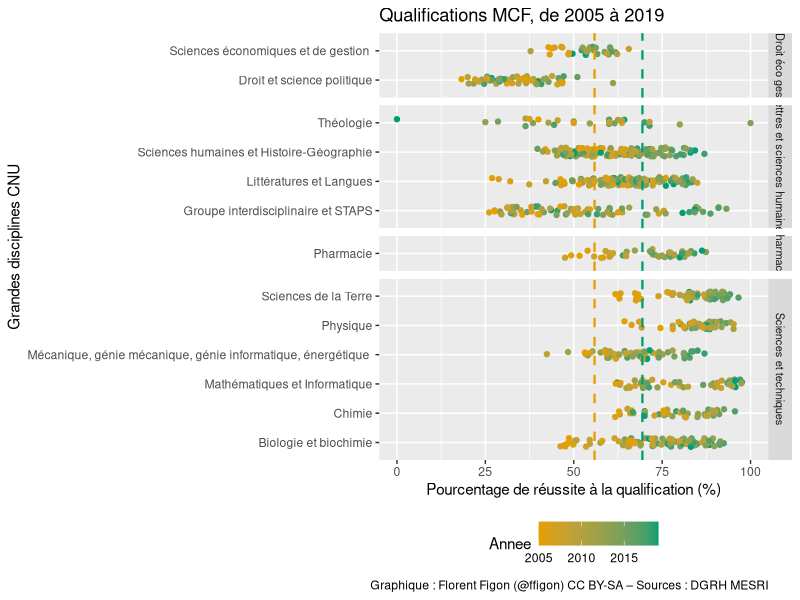
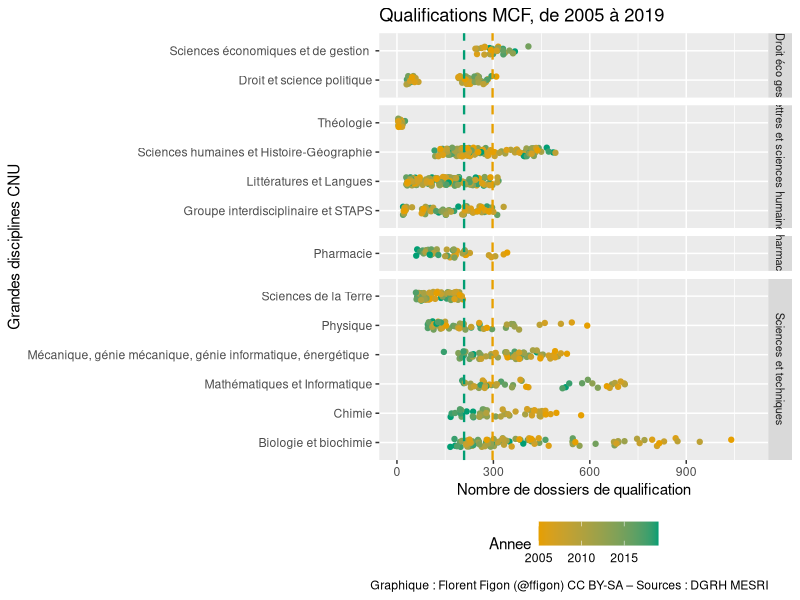
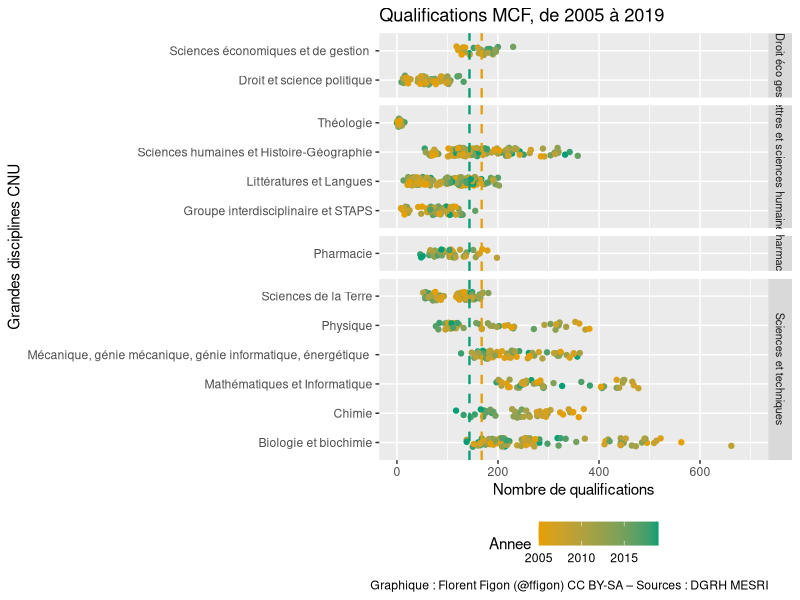
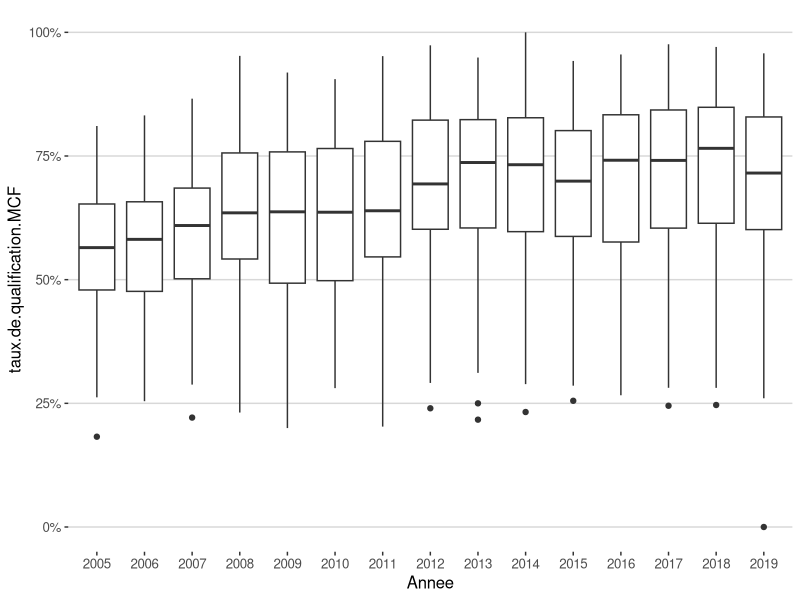
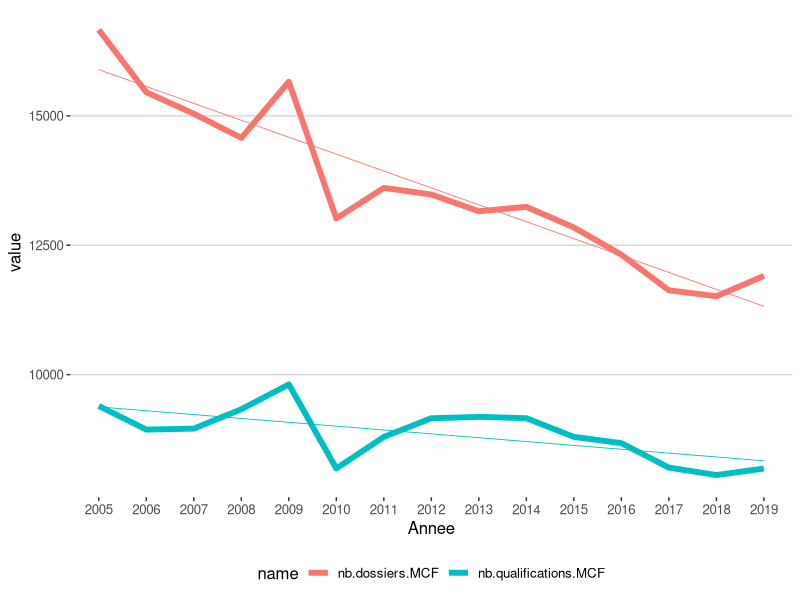
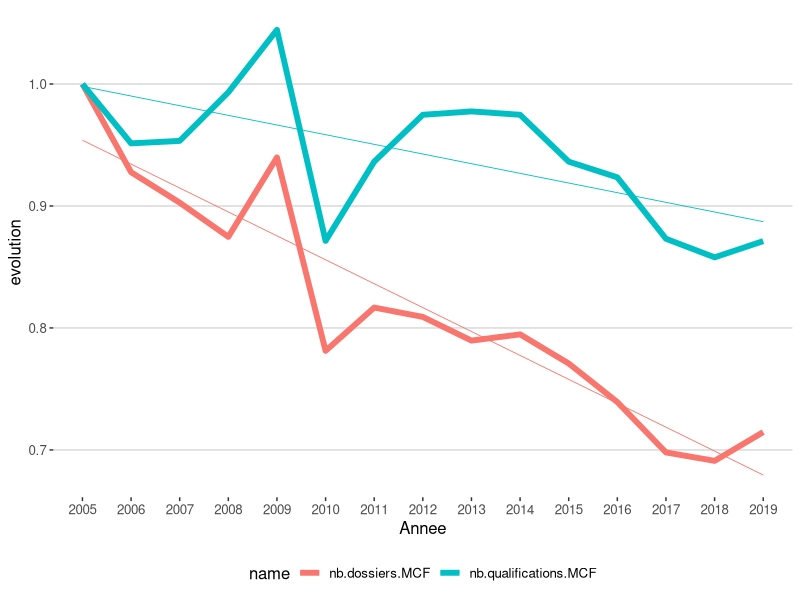
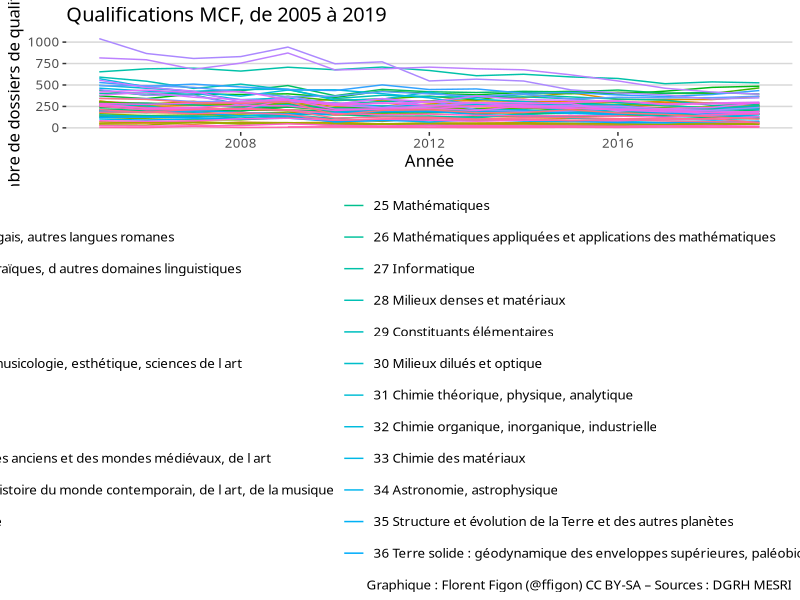
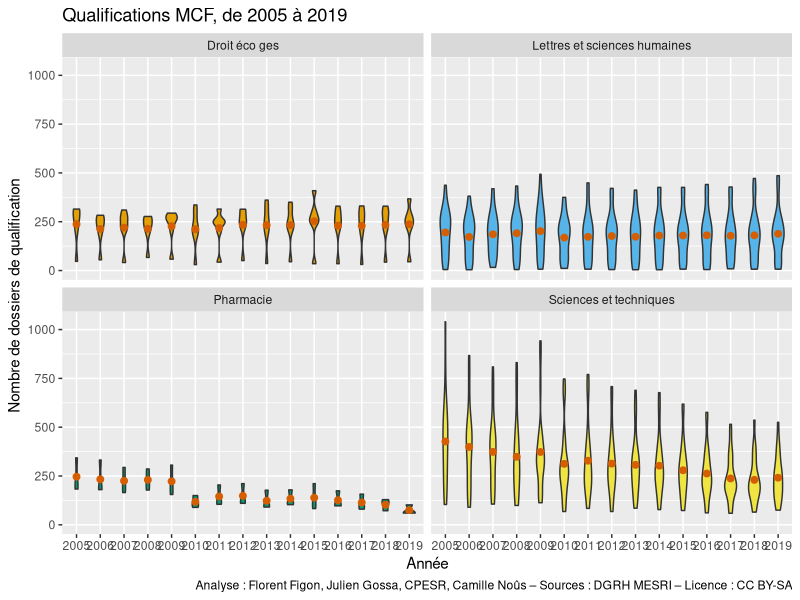

These figures' R source, in order:
## ---- chunk 1
knitr::opts_chunk$set(echo = FALSE)

library(tidyverse)
library(ggthemes)
library(ggbeeswarm)
library("gridExtra")
data_CNU = read.table("DB_CNU_QualificationRecrutements_20201123.csv", h=T, sep=";")
## ---- chunk 2
colnames(data_CNU)
## ---- chunk 3
tapply(data_CNU$QualificationQualifies.MCF/data_CNU$QualificationDossiers.MCF, data_CNU$Annee, mean, na.rm=T)
## ---- chunk 4
ggplot(data_CNU, aes(x = (QualificationQualifies.MCF/QualificationDossiers.MCF)*100, y = GroupeCNU, color=Annee)) +
  geom_jitter(width = 0, height = 0.15) +
  geom_vline(xintercept=55.88368, linetype="dashed", color = "#E69F00", size=0.8) + 
  geom_vline(xintercept=69.41814, linetype="dashed", color = "#009E73", size=0.8) +
  xlim(0,100) +
  theme(legend.position="bottom") +
  facet_grid(GrandeDisciplineCNU~., scales="free", space="free") +
  theme(strip.text.y = element_text(size = 8)) +
  scale_color_gradient(low="#E69F00", high="#009E73") +
  labs(title="Qualifications MCF, de 2005 à 2019", y ="Grandes disciplines CNU", x = "Pourcentage de réussite à la qualification (%)") +
  labs(caption = "Graphique : Florent Figon (@ffigon) CC BY-SA – Sources : DGRH MESRI")
## ---- chunk 5
tapply(data_CNU$QualificationDossiers.MCF, data_CNU$Annee, mean, na.rm=T)
## ---- chunk 6
ggplot(data_CNU, aes(x = QualificationDossiers.MCF, y = GroupeCNU, color=Annee)) +
  geom_jitter(width = 0, height = 0.15) +
  geom_vline(xintercept=297.5357, linetype="dashed", color = "#E69F00", size=0.8) + 
  geom_vline(xintercept=208.8947, linetype="dashed", color = "#009E73", size=0.8) +
  xlim(0,1100) +
  theme(legend.position="bottom") +
  facet_grid(GrandeDisciplineCNU~., scales="free", space="free") +
  theme(strip.text.y = element_text(size = 8)) +
  scale_color_gradient(low="#E69F00", high="#009E73") +
  labs(title="Qualifications MCF, de 2005 à 2019", y ="Grandes disciplines CNU", x = "Nombre de dossiers de qualification") +
  labs(caption = "Graphique : Florent Figon (@ffigon) CC BY-SA – Sources : DGRH MESRI")
## ---- chunk 7
tapply(data_CNU$QualificationQualifies.MCF, data_CNU$Annee, mean, na.rm=T)
## ---- chunk 8
ggplot(data_CNU, aes(x = QualificationQualifies.MCF, y = GroupeCNU, color=Annee)) +
  geom_jitter(width = 0, height = 0.15) +
  geom_vline(xintercept=167.7500, linetype="dashed", color = "#E69F00", size=0.8) + 
  geom_vline(xintercept=143.5789, linetype="dashed", color = "#009E73", size=0.8) +
  xlim(0,700) +
  theme(legend.position="bottom") +
  facet_grid(GrandeDisciplineCNU~., scales="free", space="free") +
  theme(strip.text.y = element_text(size = 8)) +
  scale_color_gradient(low="#E69F00", high="#009E73") +
  labs(title="Qualifications MCF, de 2005 à 2019", y ="Grandes disciplines CNU", x = "Nombre de qualifications") +
  labs(caption = "Graphique : Florent Figon (@ffigon) CC BY-SA – Sources : DGRH MESRI")
## ---- chunk 9
cnu <- data_CNU %>%
  mutate(
    Annee = as.factor(Annee),
    taux.de.qualification.MCF = QualificationQualifies.MCF / QualificationDossiers.MCF)
## ---- chunk 10
cnu %>%
  ggplot(aes(x=Annee, y=taux.de.qualification.MCF)) +
    geom_boxplot() +
    scale_y_continuous(labels=scales::percent) +
  theme_hc()
## ---- chunk 11
cnu.sum <- cnu %>%
  group_by(Annee) %>%
  summarise(
    nb.dossiers.MCF = sum(QualificationDossiers.MCF, na.rm = TRUE),
    nb.qualifications.MCF = sum(QualificationQualifies.MCF, na.rm = TRUE)
  ) %>%
  pivot_longer(-Annee) %>%
  group_by(name) %>%
  mutate(evolution = value / first(value)) %>%
  ungroup()

ggplot(cnu.sum, aes(x=Annee, y=value, color=name, group=name)) +
  geom_line(size=2) +
  geom_smooth(method="lm", se=FALSE, size=0.3) +
  theme_hc()
## ---- chunk 12
  ggplot(cnu.sum, aes(x=Annee, y=evolution, color=name, group=name)) +
    geom_line(size=2) +
    geom_smooth(method="lm", se=FALSE, size=0.3) +
    theme_hc()
## ---- chunk 13
annee1 = head(cnu.sum$Annee, 1)
annee2 = tail(cnu.sum$Annee, 1)
dossiers1 = subset(cnu.sum,name=="nb.dossiers.MCF",value) %>% head(1)
dossiers2 = subset(cnu.sum,name=="nb.dossiers.MCF",value) %>% tail(1)
ddossiers = scales::percent((subset(cnu.sum,name=="nb.dossiers.MCF",evolution) %>% tail(1)-1)[[1]])
qualifs1 = subset(cnu.sum,name=="nb.qualifications.MCF",value) %>% head(1)
qualifs2 = subset(cnu.sum,name=="nb.qualifications.MCF",value) %>% tail(1)
dqualifs = scales::percent((subset(cnu.sum,name=="nb.qualifications.MCF",evolution) %>% tail(1)-1)[[1]])
## ---- chunk 14
ggplot(data_CNU, aes(x=Annee, y=QualificationDossiers.MCF, group=SectionCNU, color=SectionCNU)) +
  geom_line() +
  theme(legend.position="none") +
  labs(title="Qualifications MCF, de 2005 à 2019", x ="Année", y = "Nombre de dossiers de qualification") +
  labs(caption = "Graphique : Florent Figon (@ffigon) CC BY-SA – Sources : DGRH MESRI") +
  theme_hc(base_family = "Raleway")
## ---- chunk 15
ggplot(data_CNU, aes(x=as.factor(Annee), y=QualificationDossiers.MCF, group=Annee, fill=GrandeDisciplineCNU)) +
    scale_fill_manual(values=c("#E69F00", "#56B4E9", "#009E73", "#F0E442")) +
    geom_violin(width=0.5) +
    stat_summary(fun = mean, geom="point", color="#D55E00", size=2) +
    theme(legend.position="none") +
    facet_wrap(.~GrandeDisciplineCNU) +
    labs(title="Qualifications MCF, de 2005 à 2019", x ="Année", y = "Nombre de dossiers de qualification") +
    labs(caption = "Analyse : Florent Figon, Julien Gossa, CPESR, Camille Noûs – Sources : DGRH MESRI – Licence : CC BY-SA")
## ---- chunk 16
cnu.parSection <- cnu %>% group_by(SectionCNU) %>% arrange(Annee, SectionCNU.ID) %>% mutate(debut = first(QualificationDossiers.MCF)) %>% mutate(evolution = QualificationDossiers.MCF/debut) %>% ungroup()

ggplot(cnu.parSection, aes(x=Annee, y=evolution, group=SectionCNU, color=SectionCNU)) +
  geom_line() +
  theme(legend.position="none") +
  facet_wrap(.~GrandeDisciplineCNU, scale="free") +
  labs(title="Qualifications MCF, de 2005 à 2019", x ="Année", y = "Nombre relatif (vs 2005 par section) de dossiers de qualification") +
  labs(caption = "Graphique : Florent Figon (@ffigon) CC BY-SA – Sources : DGRH MESRI")
## ---- chunk 17
ggplot(cnu.parSection, aes(x=Annee, y=evolution, group=SectionCNU, color=SectionCNU)) +
  geom_smooth(method="lm", se=F, size=0.3) +
  theme(legend.position="none") +
  facet_wrap(.~GrandeDisciplineCNU, scale="free") +
  labs(title="Qualifications MCF, de 2005 à 2019", x ="Année", y = "Régression linéaire du nombre relatif (vs 2005 par section) de dossiers de qualification") +
  labs(caption = "Graphique : Florent Figon (@ffigon) CC BY-SA – Sources : DGRH MESRI")
## ---- chunk 18
ggplot(cnu.parSection, aes(x=Annee, y=evolution, group=Annee)) +
    geom_boxplot() +
    theme(legend.position="none") +
    facet_wrap(.~GrandeDisciplineCNU) +
    labs(title="Qualifications MCF, de 2005 à 2019", x ="Année", y = "Nombre relatif (vs 2005 par section) de dossiers de qualification") +
    labs(caption = "Graphique : Florent Figon (@ffigon) CC BY-SA – Sources : DGRH MESRI") +
    theme_hc()
## ---- chunk 19
ggplot(cnu.parSection, aes(x=Annee, y=evolution, group=Annee)) +
    geom_hline(yintercept = 1.0) +
    geom_boxplot() +
    theme(legend.position="none") +
    facet_wrap(.~GrandeDisciplineCNU) +
    coord_cartesian(ylim=c(0,2)) +
    labs(title="Qualifications MCF, de 2005 à 2019", x ="Année", y = "Nombre relatif (vs 2005 par section) de dossiers de qualification") +
    labs(caption = "Graphique : Florent Figon (@ffigon) CC BY-SA – Sources : DGRH MESRI") +
  theme_hc()
## ---- chunk 20
ggplot(cnu.parSection, aes(x=Annee, y=evolution, group=Annee, fill=GrandeDisciplineCNU)) +
    geom_hline(yintercept = 1.0) +
    geom_violin() +
    theme(legend.position="none") +
    facet_wrap(.~GrandeDisciplineCNU) +
    coord_cartesian(ylim=c(0,2)) +
    labs(title="Qualifications MCF, de 2005 à 2019", x ="Année", y = "Nombre relatif (vs 2005 par section) de dossiers de qualification", fill = "Grandes disciplines CNU") +
    labs(caption = "Graphique : Florent Figon (@ffigon) CC BY-SA – Sources : DGRH MESRI") +
  theme_hc()
## ---- chunk 21
ggplot(cnu.parSection, aes(x=Annee, y=evolution, group=Annee, fill=GrandeDisciplineCNU)) +
    scale_fill_manual(values=c("#E69F00", "#56B4E9", "#009E73", "#F0E442")) +
    geom_hline(yintercept = 1.0, linetype="dashed") +
    geom_violin(width=1) +
    stat_summary(fun = mean, geom="point", color="#D55E00", size=2) +
    theme(legend.position="none") +
    facet_wrap(.~GrandeDisciplineCNU) +
    coord_cartesian(ylim=c(0,1.5)) +
    labs(title="Qualifications MCF, de 2005 à 2019", x ="Année", y = "Nombre relatif de dossiers de qualification par rapport à l'année 2005 de chaque section", fill = "Grandes disciplines CNU") +
    labs(caption = "Analyse : Florent Figon, Julien Gossa, CPESR, Camille Noûs – Sources : DGRH MESRI – Licence : CC BY-SA")
